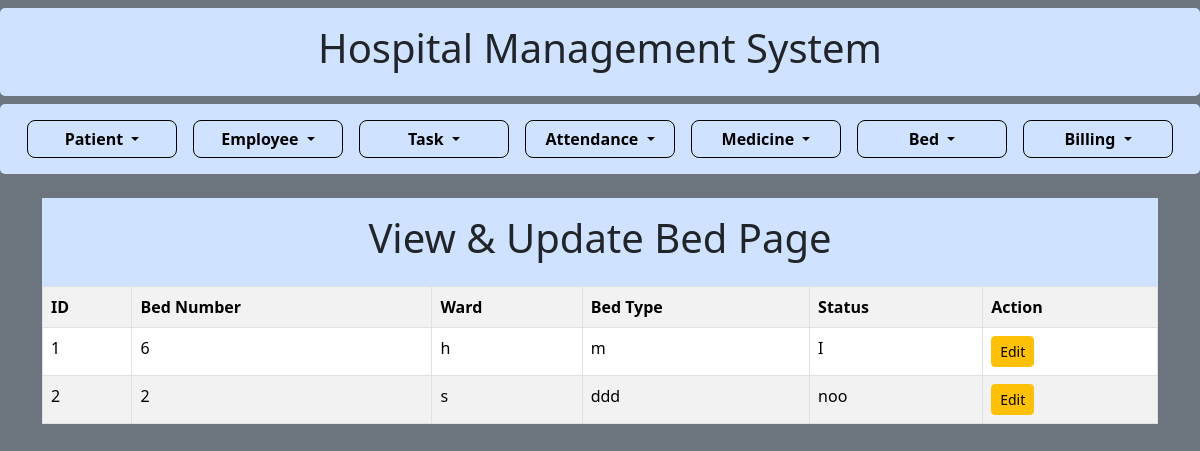
The app's page /view_update_bed, older data.
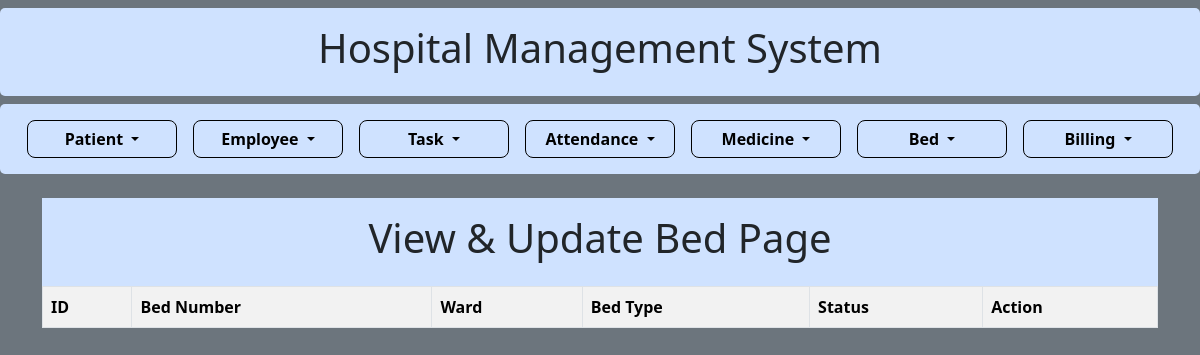
The same page, newer data.
### models/models_bed.py (models this page shows)
class Bed(db.Model):
    id = db.Column(db.Integer, primary_key=True)
    bed_number = db.Column(db.String(50))
    ward = db.Column(db.String(100))
    bed_type = db.Column(db.String(100))
    status = db.Column(db.String(50))

### routes/routes_bed.py (the view)
@bed_bp.route('/view_update_bed')
def view_update_bed():
    return render_template("view_update_bed.html", beds=Bed.query.all())

### templates/view_update_bed.html
{% extends "base.html" %}
{% block content %}
<div class="container-fluid mt-2 p-3 bg-primary-subtle text-dark">
    <h1 class="text-center">View & Update Bed Page</h1>
</div>
<table class="table table-bordered table-striped">
    <tr>
        <th>ID</th>
        <th>Bed Number</th>
        <th>Ward</th>
        <th>Bed Type</th>
        <th>Status</th>
        <th>Action</th>
    </tr>
    {% for bed in beds %}
    <tr>
        <td>{{ bed.id }}</td>
        <td>{{ bed.bed_number }}</td>
        <td>{{ bed.ward }}</td>
        <td>{{ bed.bed_type }}</td>
        <td>{{ bed.status }}</td>
        <td>
            <a href="{{ url_for('bed.edit_bed', id=bed.id) }}" class="btn btn-warning btn-sm">Edit</a>
        </td>
    </tr>
    {% endfor %}
</table>
{% endblock %}

### templates/base.html (shortened to what this page needs)
<!DOCTYPE html>
<html lang="en">
<head>
    <link href="https://cdn.jsdelivr.net/npm/bootstrap@5.3.8/dist/css/bootstrap.min.css" rel="stylesheet">
</head>
<body>
    <div class="container-fluid mt-2 p-3 header-box text-dark">
        <h1 class="text-center">Hospital Management System</h1>
    </div>
    <div class="container-fluid mt-2 p-3 nav-box text-dark d-flex gap-3 flex-wrap justify-content-center">
        <div class="dropdown">
            <button class="btn dropdown-toggle" data-bs-toggle="dropdown">
                Patient
            </button>
        </div>
        <div class="dropdown">
            <button class="btn dropdown-toggle" data-bs-toggle="dropdown">
                Employee
            </button>
        </div>
        <div class="dropdown">
            <button class="btn dropdown-toggle" data-bs-toggle="dropdown">
                Task
            </button>
        </div>
        <div class="dropdown">
            <button class="btn dropdown-toggle" data-bs-toggle="dropdown">
                Attendance
            </button>
        </div>
        <div class="dropdown">
            <button class="btn dropdown-toggle" data-bs-toggle="dropdown">
                Medicine
            </button>
        </div>
        <div class="dropdown">
            <button class="btn dropdown-toggle" data-bs-toggle="dropdown">
                Bed
            </button>
        </div>
        <div class="dropdown">
            <button class="btn dropdown-toggle" data-bs-toggle="dropdown">
                Billing
            </button>
        </div>
    </div>
    <div class="container mt-4">
    {% block content %}
    {% endblock %}
</div>
</body>
</html>

### templates/base.html (style rules this page uses)
body { background-color: #6c757d; }
.header-box { background-color: #cfe2ff; border-radius: 5px; }
.nav-box { background-color: #cfe2ff; border-radius: 5px; }
.dropdown button { font-weight: bold; border-radius: 8px; background-color: #cfe2ff; border: 1px solid #000; color: #000; min-width: 150px; }

Row changes from the older to the newer data that the page shows:
removed Bed: id "1", bed_number "6", ward "h", bed_type "m", status "I"
removed Bed: id "2", bed_number "2", ward "s", bed_type "ddd", status "noo"
